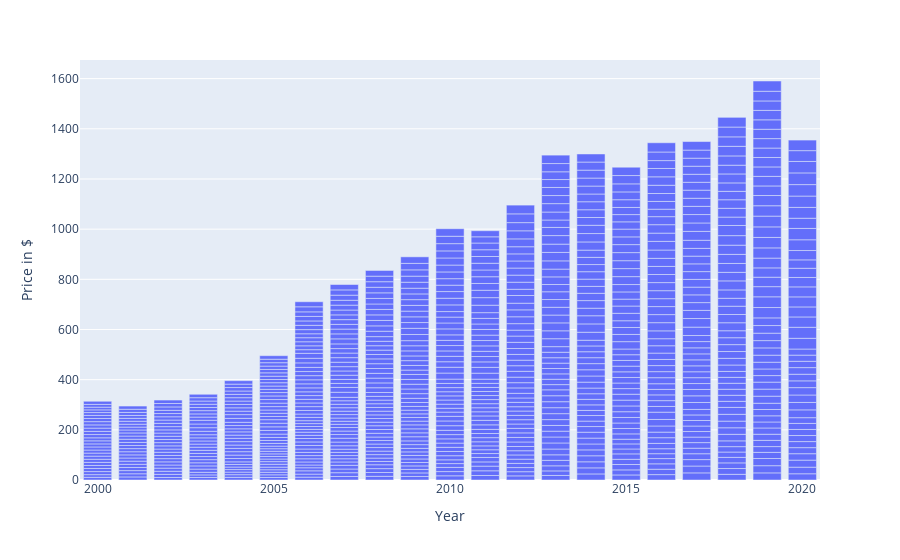
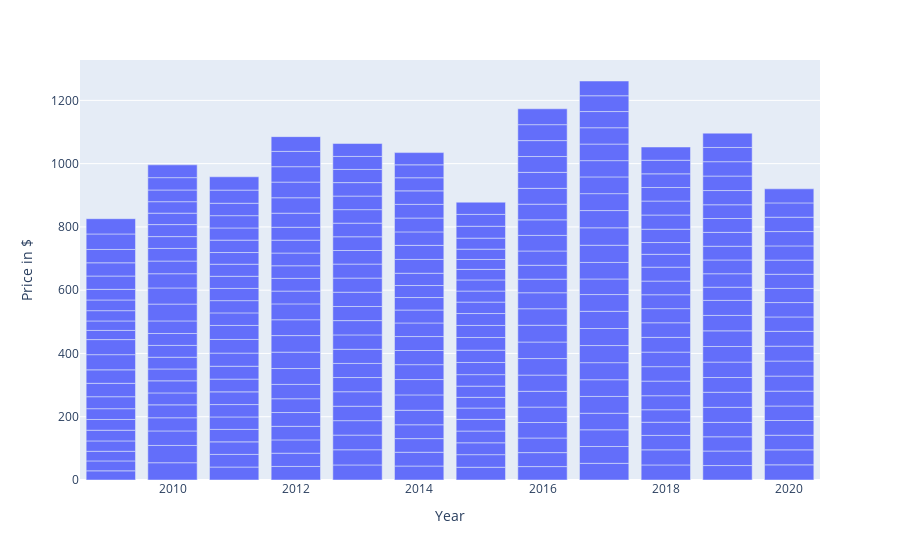
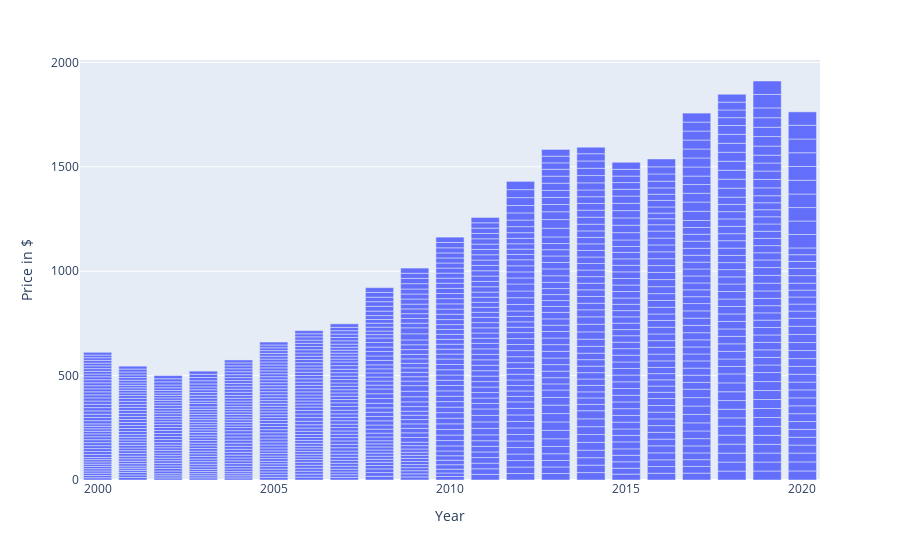

Notebook cell for these charts, in order:
### Markdown cell above
## Using Plotly

### Code cell
#countries_list_top_20 = output3['cm_name'].unique()
import matplotlib.pyplot as plt
import plotly.express as px
items_list = item_specific['cm_name'].unique().tolist()
#fig, ax = plt.subplots(nrows=len(items_list), figsize=(12,len(items_list)*3.5)) #dynamically set the figure size from the number of subplots. I find that 3.5 is a good height per subplot to see the data

for i in items_list:
    ind = items_list.index(i) #a trick to get a list of 0 to whatever 
    filt = item_specific['cm_name'] == i #filter the dataframe for each item in the list
    print(i)
    fig = px.bar(x=item_specific.loc[filt]['mp_year'], y=item_specific.loc[filt]['currency_product'], labels={'x':'Year', 'y':'Price in $'})
    fig.show()

### Figure 1 — Plotly figure (JSON) as saved in the notebook; plotly's stock layout.template omitted (floating-point values rounded to 4 significant figures; data arrays with more than 128 entries replaced by an {"elided": "..."} marker saying what was removed)
{"data": [{"alignmentgroup": "True", "hovertemplate": "Year=%{x}<br>Price in $=%{y}<extra></extra>", "legendgroup": "", "marker": {"color": "#636efa"}, "name": "", "offsetgroup": "", "orientation": "v", "showlegend": false, "textposition": "auto", "type": "bar", "x": {"elided": "885 int values"}, "xaxis": "x", "y": {"elided": "885 float values"}, "yaxis": "y"}], "layout": {"barmode": "relative", "legend": {"tracegroupgap": 0}, "margin": {"t": 60}, "xaxis": {"anchor": "y", "domain": [0, 1], "title": {"text": "Year"}}, "yaxis": {"anchor": "x", "domain": [0, 1], "title": {"text": "Price in $"}}}}

### Figure 2 — Plotly figure (JSON) as saved in the notebook; plotly's stock layout.template omitted (floating-point values rounded to 4 significant figures; data arrays with more than 128 entries replaced by an {"elided": "..."} marker saying what was removed)
{"data": [{"alignmentgroup": "True", "hovertemplate": "Year=%{x}<br>Price in $=%{y}<extra></extra>", "legendgroup": "", "marker": {"color": "#636efa"}, "name": "", "offsetgroup": "", "orientation": "v", "showlegend": false, "textposition": "auto", "type": "bar", "x": {"elided": "282 int values"}, "xaxis": "x", "y": {"elided": "282 float values"}, "yaxis": "y"}], "layout": {"barmode": "relative", "legend": {"tracegroupgap": 0}, "margin": {"t": 60}, "xaxis": {"anchor": "y", "domain": [0, 1], "title": {"text": "Year"}}, "yaxis": {"anchor": "x", "domain": [0, 1], "title": {"text": "Price in $"}}}}

### Figure 3 — Plotly figure (JSON) as saved in the notebook; plotly's stock layout.template omitted (floating-point values rounded to 4 significant figures; data arrays with more than 128 entries replaced by an {"elided": "..."} marker saying what was removed)
{"data": [{"alignmentgroup": "True", "hovertemplate": "Year=%{x}<br>Price in $=%{y}<extra></extra>", "legendgroup": "", "marker": {"color": "#636efa"}, "name": "", "offsetgroup": "", "orientation": "v", "showlegend": false, "textposition": "auto", "type": "bar", "x": {"elided": "971 int values"}, "xaxis": "x", "y": {"elided": "971 float values"}, "yaxis": "y"}], "layout": {"barmode": "relative", "legend": {"tracegroupgap": 0}, "margin": {"t": 60}, "xaxis": {"anchor": "y", "domain": [0, 1], "title": {"text": "Year"}}, "yaxis": {"anchor": "x", "domain": [0, 1], "title": {"text": "Price in $"}}}}
